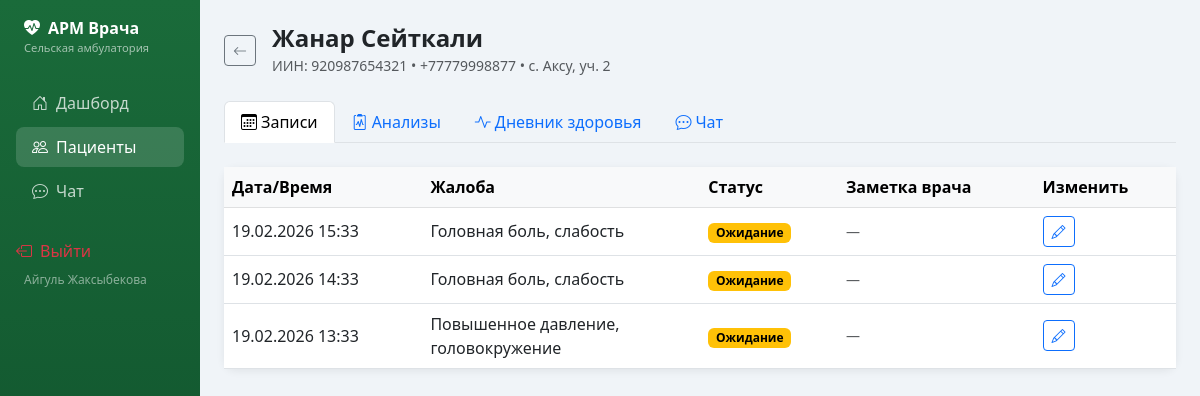
/patients/3/ (signed in), run on the app's committed database.
### arm_doctor/models.py (models this page shows, shortened)
class PatientProfile(models.Model):
    user = models.OneToOneField(User, on_delete=models.CASCADE, related_name='patient_profile')
    iin = models.CharField(max_length=12, unique=True, verbose_name='ИИН')
    phone = models.CharField(max_length=20, blank=True, verbose_name='Телефон')
    address = models.CharField(max_length=255, blank=True, verbose_name='Адрес (село/участок)')
    date_of_birth = models.DateField(null=True, blank=True, verbose_name='Дата рождения')
    class Meta:
        verbose_name = 'Профиль пациента'
        verbose_name_plural = 'Профили пациентов'

class Appointment(models.Model):
    STATUS_CHOICES = [
        ('waiting', 'Ожидание'),
        ('accepted', 'Принят'),
        ('done', 'Завершён'),
        ('cancelled', 'Отменён'),
    ]
    patient = models.ForeignKey(User, on_delete=models.CASCADE, related_name='appointments', verbose_name='Пациент')
    datetime = models.DateTimeField(verbose_name='Дата и время')
    status = models.CharField(max_length=20, choices=STATUS_CHOICES, default='waiting', verbose_name='Статус')
    complaint = models.TextField(verbose_name='Жалоба')
    doctor_note = models.TextField(blank=True, verbose_name='Заметка врача')
    created_at = models.DateTimeField(auto_now_add=True)
    class Meta:
        verbose_name = 'Запись на приём'
        verbose_name_plural = 'Записи на приём'
        ordering = ['datetime']

### arm_doctor/views.py (the view, shortened to what this page needs)
# urls.py: path('patients/<int:user_id>/', views.patient_detail, name='patient_detail'),
@login_required(login_url='login')
@user_passes_test(is_doctor, login_url='login')
def patient_detail(request, user_id):
    patient = get_object_or_404(User, pk=user_id, is_staff=False)
    profile = getattr(patient, 'patient_profile', None)
    appointments = Appointment.objects.filter(patient=patient).order_by('-datetime')
    test_results = TestResult.objects.filter(patient=patient).order_by('-date')
    health_logs = HealthLog.objects.filter(patient=patient).order_by('date')
    messages_qs = ChatMessage.objects.filter(patient=patient).order_by('created_at')
    ChatMessage.objects.filter(patient=patient, is_read=False).exclude(sender__is_staff=True).update(is_read=True)
    chart_dates = [log.date.strftime('%d.%m') for log in health_logs]
    chart_weight = [float(log.weight) if log.weight else None for log in health_logs]
    chart_sugar = [float(log.blood_sugar) if log.blood_sugar else None for log in health_logs]
    chart_systolic = [log.systolic for log in health_logs]
    return render(request, 'arm_project/patient_detail.html', {
        'patient': patient,
        'profile': profile,
        'appointments': appointments,
        'test_results': test_results,
        'health_logs': health_logs,
        'messages_qs': messages_qs,
        'chart_dates': chart_dates,
        'chart_weight': chart_weight,
        'chart_sugar': chart_sugar,
        'chart_systolic': chart_systolic,
    })

### arm_doctor/views.py (called while the page is built)
def is_doctor(user):
    return user.is_authenticated and user.is_staff

### arm_doctor/templates/arm_project/patient_detail.html (shortened to what this page needs)
{% extends "arm_project/base.html" %}
{% block content %}
<div class="d-flex align-items-center gap-3 mb-4">
    <a href="{% url 'patient_list' %}" class="btn btn-outline-secondary btn-sm">
        <i class="bi bi-arrow-left"></i>
    </a>
    <div>
        <h4 class="fw-bold mb-0">{{ patient.get_full_name|default:patient.username }}</h4>
        {% if profile %}
        <span class="text-muted small">ИИН: {{ profile.iin }} &bull; {{ profile.phone }} &bull; {{ profile.address }}</span>
        {% endif %}
    </div>
</div>
<ul class="nav nav-tabs mb-4" id="patientTabs">
    <li class="nav-item"><a class="nav-link active" data-bs-toggle="tab" href="#tab-appointments"><i class="bi bi-calendar3 me-1"></i>Записи</a></li>
    <li class="nav-item"><a class="nav-link" data-bs-toggle="tab" href="#tab-tests"><i class="bi bi-clipboard2-pulse me-1"></i>Анализы</a></li>
    <li class="nav-item"><a class="nav-link" data-bs-toggle="tab" href="#tab-health"><i class="bi bi-activity me-1"></i>Дневник здоровья</a></li>
    <li class="nav-item"><a class="nav-link" data-bs-toggle="tab" href="#tab-chat"><i class="bi bi-chat-dots me-1"></i>Чат</a></li>
</ul>
<div class="tab-content">
  <div class="tab-pane fade show active" id="tab-appointments">
    <div class="card">
      <div class="card-body p-0">
        {% if appointments %}
        <div class="table-responsive">
          <table class="table table-hover align-middle mb-0">
            <thead class="table-light">
              <tr><th>Дата/Время</th><th>Жалоба</th><th>Статус</th><th>Заметка врача</th><th>Изменить</th></tr>
            </thead>
            <tbody>
            {% for apt in appointments %}
            <tr>
              <td>{{ apt.datetime|date:"d.m.Y H:i" }}</td>
              <td style="max-width:200px">{{ apt.complaint|truncatechars:50 }}</td>
              <td>
                {% if apt.status == 'waiting' %}<span class="badge badge-waiting">Ожидание</span>
                {% elif apt.status == 'accepted' %}<span class="badge badge-accepted text-white">Принят</span>
                {% elif apt.status == 'done' %}<span class="badge badge-done text-white">Завершён</span>
                {% else %}<span class="badge badge-cancelled text-white">Отменён</span>{% endif %}
              </td>
              <td class="text-muted small">{{ apt.doctor_note|default:"—"|truncatechars:40 }}</td>
              <td>
                <button class="btn btn-sm btn-outline-primary" data-bs-toggle="modal" data-bs-target="#aptModal{{ apt.id }}">
                  <i class="bi bi-pencil"></i>
                </button>
              </td>
            </tr>
            {% endfor %}
            </tbody>
          </table>
        </div>
        {% else %}
        <div class="text-center py-4 text-muted">Записей нет</div>
        {% endif %}
      </div>
    </div>
  </div>
</div>
{% endblock %}

### arm_doctor/templates/arm_project/base.html (shortened to what this page needs)
<!DOCTYPE html>
<html lang="ru">
<head>
    <link href="https://cdn.jsdelivr.net/npm/bootstrap@5.3.0/dist/css/bootstrap.min.css" rel="stylesheet">
    <link href="https://cdn.jsdelivr.net/npm/bootstrap-icons@1.11.0/font/bootstrap-icons.css" rel="stylesheet">
</head>
<body>
<div class="container-fluid">
  <div class="row">
    <nav class="col-md-2 d-none d-md-block sidebar py-3 px-3">
      <div class="mb-4 ps-2">
        <div class="brand-title"><i class="bi bi-heart-pulse-fill me-2"></i>АРМ Врача</div>
        <div class="brand-sub">Сельская амбулатория</div>
      </div>
      <ul class="nav flex-column">
        <li class="nav-item">
          <a class="nav-link {% if request.resolver_match.url_name == 'dashboard' %}active{% endif %}" href="{% url 'dashboard' %}">
            <i class="bi bi-house-door me-2"></i>Дашборд
          </a>
        </li>
        <li class="nav-item">
          <a class="nav-link {% if 'patient' in request.resolver_match.url_name %}active{% endif %}" href="{% url 'patient_list' %}">
            <i class="bi bi-people me-2"></i>Пациенты
          </a>
        </li>
        <li class="nav-item">
          <a class="nav-link {% if request.resolver_match.url_name == 'chat_list' %}active{% endif %}" href="{% url 'chat_list' %}">
            <i class="bi bi-chat-dots me-2"></i>Чат
          </a>
        </li>
      </ul>
      <div class="mt-auto pt-4">
        <a href="{% url 'logout' %}" class="nav-link text-danger">
          <i class="bi bi-box-arrow-left me-2"></i>Выйти
        </a>
        <div class="ps-2 mt-2" style="font-size:.75rem;color:rgba(255,255,255,.5)">
          {{ request.user.get_full_name }}
        </div>
      </div>
    </nav>
    <main class="col-md-10 ms-sm-auto px-4 py-4">
      {% block content %}{% endblock %}
    </main>
  </div>
</div>
</body>
</html>

### arm_doctor/templates/arm_project/base.html (style rules this page uses)
body { background-color: #f0f4f8; }
.sidebar { min-height: 100vh; background: linear-gradient(180deg, #1a6b3a 0%, #0d4a28 100%); }
.sidebar .nav-link { color: rgba(255,255,255,.75); border-radius: 8px; margin: 2px 0; }
.sidebar .nav-link:hover, .sidebar .nav-link.active { background: rgba(255,255,255,.15); color: #fff; }
.sidebar .nav-link i { width: 20px; }
.card { border: none; border-radius: 12px; box-shadow: 0 2px 8px rgba(0,0,0,.07); }
.badge-waiting { background-color: #ffc107; color: #000; }
.brand-title { font-size: 1rem; font-weight: 700; color: #fff; }
.brand-sub { font-size: .7rem; color: rgba(255,255,255,.6); }

### data on the page
PatientProfile: iin "920987654321", phone "+77779998877", address "с. Аксу, уч. 2"
Appointment: datetime "19.02.2026 15:33", complaint "Головная боль, слабость", status "Ожидание", doctor_note "—"
Appointment: datetime "19.02.2026 14:33", complaint "Головная боль, слабость", status "Ожидание", doctor_note "—"
Appointment: datetime "19.02.2026 13:33", complaint "Повышенное давление, головокружение", status "Ожидание", doctor_note "—"

### other printed values
{{ request.user.get_full_name }} "Айгуль Жаксыбекова"
{{ patient.get_full_name|default:patient.username }} "Жанар Сейткали"
